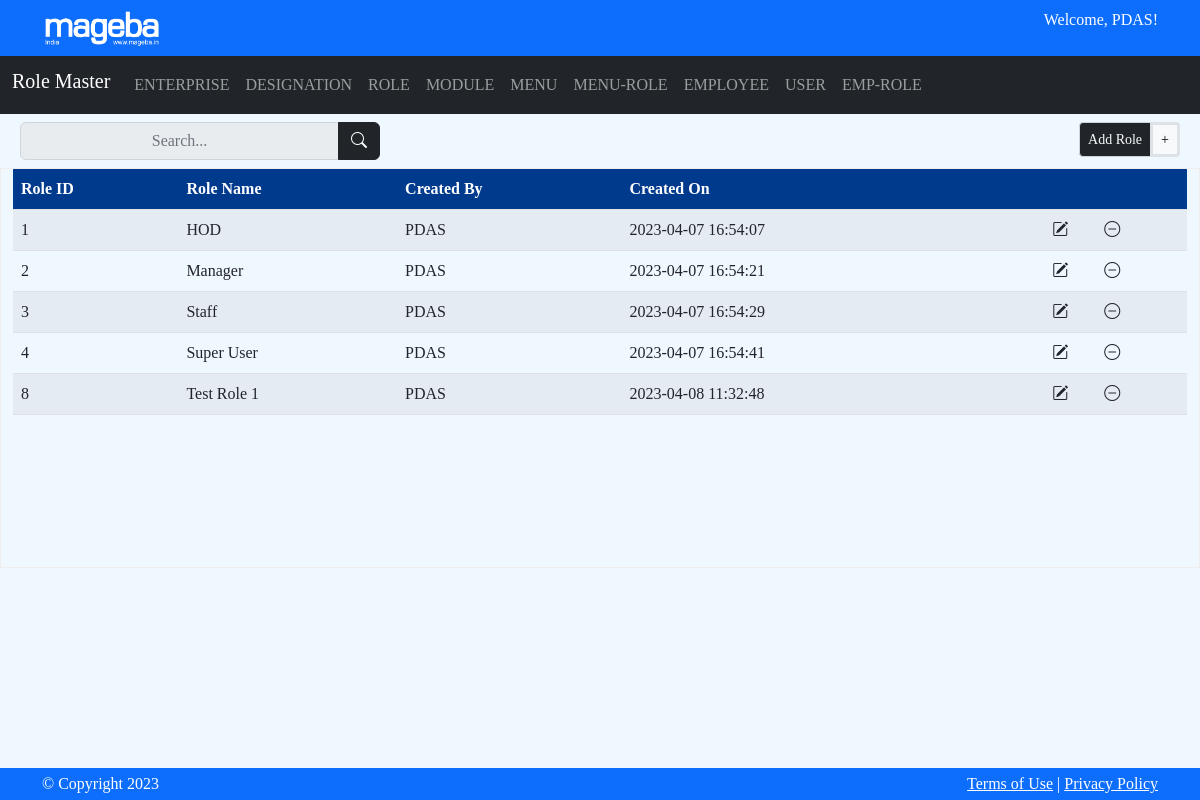
/masters/role/role_master.php, run on an earlier commit of the app's database.
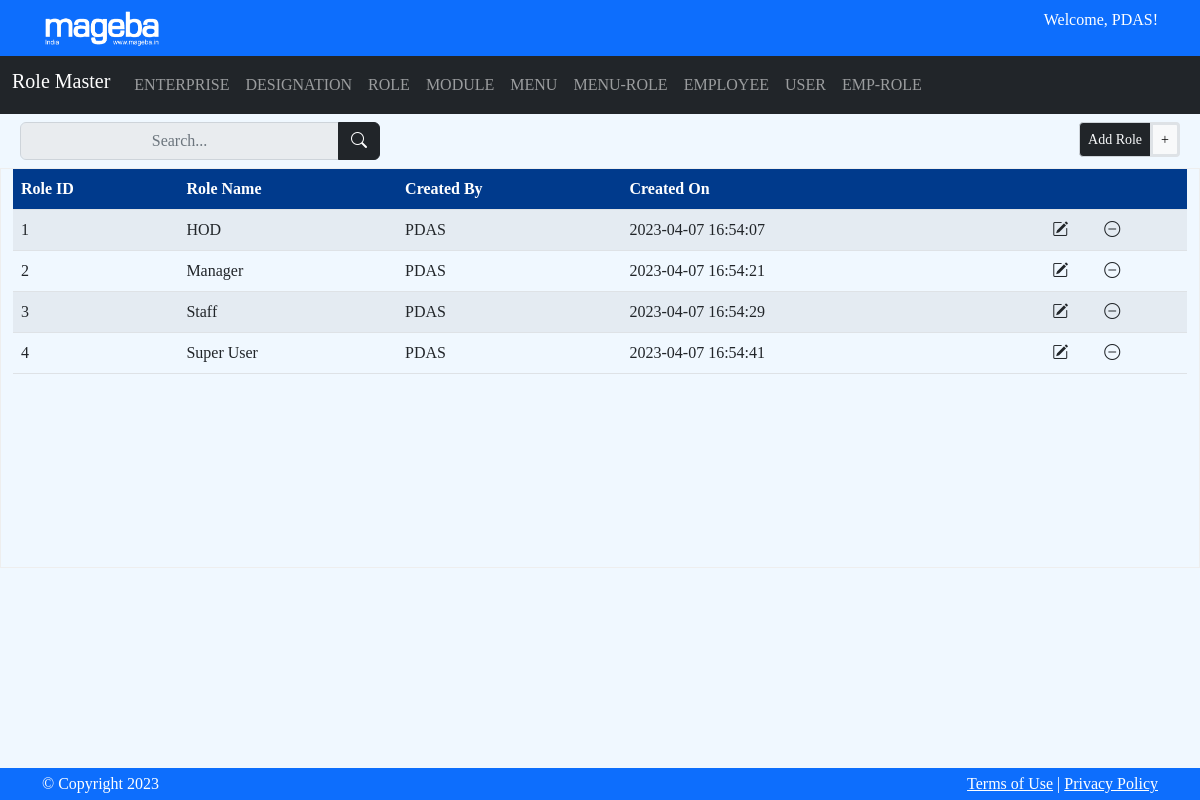
And on a later commit of the database.
### tables this page shows
CREATE TABLE `n_mast_role_name` (
  `rolid` int(5) NOT NULL COMMENT 'Designation ID',
  `rolnm` varchar(30) NOT NULL COMMENT 'Designation Name',
  `crtby` varchar(5) NOT NULL COMMENT 'Created By',
  `crton` datetime NOT NULL DEFAULT current_timestamp() COMMENT 'Created On',
  `updby` varchar(5) DEFAULT NULL COMMENT 'Updated By',
  `updon` varchar(50) DEFAULT NULL COMMENT 'Updated On',
  `isdel` char(1) NOT NULL DEFAULT 'N' COMMENT 'Deleted? N=NO Y=Yes'
);

### masters/role/role_master.php (the view, shortened to what this page needs)
<?php
require_once('../../header.php');
require_once('../../navmenu.php');
?>
<body>
<div class='container-fluid'>
 <div class="row">
  <div class="col-md-4">
    <div class="input-group p-2">
      <input type="text" name="search" id="te_role_src" class="form-control input-group-text" placeholder="Search...">
      <button type="button" class="btn btn-dark input-group-sm" onclick="searchAndHideTableRows('te_role_src')">
        <i class="bi-search"></i>
      </button>
    </div>
  </div>
  <div class="col-md-8">
    <div class="input-group p-2 input-group-sm d-flex justify-content-end"
      data-bs-toggle='modal' data-bs-target='#insertModal'
      onclick="insert_data(0,'ins')">
    <span class="input-group-text text-light bg-dark">Add Role</span>
    <button type='button' class='btn btn-light border border-3' >+</button>
  </div>
  </div>
 </div>
</div>
<div class='container-fluid cls_data_area'>
  <div class='table-responsive'>
   <table class='table table-striped'>
    <thead>
      <tr >
        <th class="td_text">Role ID</th>
        <th class="td_text">Role Name</th>
        <th class="td_text">Created By</th>
        <th class="td_text">Created On</th>
        <th class="td_act"></th>
      </tr>
    </thead>
    <tbody id='table-body'>
      <?php
        $qmatrole = "SELECT * FROM `n_mast_role_name` WHERE `isdel` = 'N' ORDER BY `rolnm` ASC";
        try {
          $qmatroledata=mysqli_query($con,$qmatrole);
          $v_row_cnt = mysqli_num_rows($qmatroledata);
          if($v_row_cnt<=0){
          }else{
            foreach($qmatroledata as $tritems){
              echo '<tr>';
              echo '<td class="td_text">'.$tritems["rolid"].'</td>';
              echo '<td class="td_text">'.$tritems["rolnm"].'</td>';
              echo '<td class="td_text">'.$tritems["crtby"].'</td>';
              echo '<td class="td_text">'.$tritems["crton"].'</td>';
              echo '<td class="td_act">';?>
                  <span onclick="update_data(<?=$tritems['rolid'];?>,'edt')"
                   data-bs-toggle="modal" data-bs-target="#insertModal">
                    <i class="bi-pencil-square"></i>
                  </span>&nbsp;&nbsp;&nbsp;&nbsp;&nbsp;&nbsp;&nbsp;
                  <span onclick="delete_data(<?=$tritems['rolid'];?>,'del')"
                   data-bs-toggle="modal" data-bs-target="#insertModal">
                    <i class="bi-dash-circle"></i>
                  </span>
            <?php
              echo '</td>';
              echo '</tr>';
           }
          }
        }
        catch(mysqli_sql_exception $e){
          $qmatroledata='';
          echo '<br>Error:'.mysqli_error($con);
        }
      ?>
    </tbody>
   </table>
  </div>
</div>
 <?php
require_once('../../footer.php');
?>

What changed in the data, as far as the page shows it:
no longer on this page (row edited): n_mast_role_name: rolid "8", rolnm "Test Role 1", crtby "PDAS", crton "2023-04-08 11:32:48"
